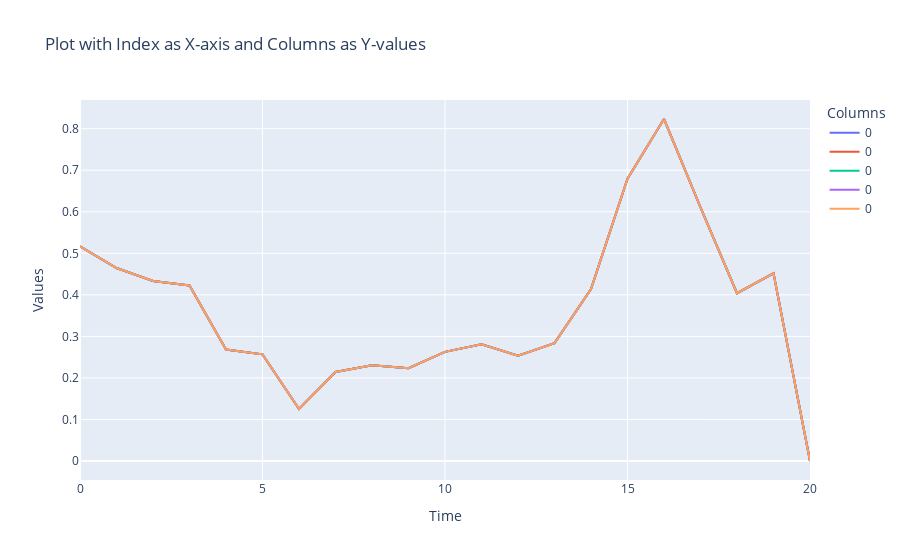

The notebook cell saved with this chart:
### Code cell
fig = go.Figure()

# Add traces for each column
for column in deltas.columns[values]:
    fig.add_trace(go.Scatter(x=deltas.index, y=deltas[column], mode='lines', name=column))

# Update layout
fig.update_layout(
    title='Plot with Index as X-axis and Columns as Y-values',
    xaxis_title='Time',
    yaxis_title='Values',
    template='plotly',
    legend=dict(title='Columns'),
)

# Show the plot
fig.show()

### Figure 1 — Plotly figure (JSON) as saved in the notebook; plotly's stock layout.template omitted (floating-point values rounded to 4 significant figures)
{"data": [{"mode": "lines", "name": "0", "type": "scatter", "x": [0, 1, 2, 3, 4, 5, 6, 7, 8, 9, 10, 11, 12, 13, 14, 15, 16, 17, 18, 19, 20], "y": [0.5169, 0.4645, 0.4333, 0.4225, 0.2683, 0.2567, 0.1251, 0.2144, 0.2304, 0.2232, 0.2628, 0.2812, 0.2536, 0.2839, 0.4138, 0.6796, 0.8233, 0.6103, 0.4039, 0.4518, 0]}, {"mode": "lines", "name": "0", "type": "scatter", "x": [0, 1, 2, 3, 4, 5, 6, 7, 8, 9, 10, 11, 12, 13, 14, 15, 16, 17, 18, 19, 20], "y": [0.5169, 0.4645, 0.4333, 0.4225, 0.2683, 0.2567, 0.1251, 0.2144, 0.2304, 0.2232, 0.2628, 0.2812, 0.2536, 0.2839, 0.4138, 0.6796, 0.8233, 0.6103, 0.4039, 0.4518, 0]}, {"mode": "lines", "name": "0", "type": "scatter", "x": [0, 1, 2, 3, 4, 5, 6, 7, 8, 9, 10, 11, 12, 13, 14, 15, 16, 17, 18, 19, 20], "y": [0.5169, 0.4645, 0.4333, 0.4225, 0.2683, 0.2567, 0.1251, 0.2144, 0.2304, 0.2232, 0.2628, 0.2812, 0.2536, 0.2839, 0.4138, 0.6796, 0.8233, 0.6103, 0.4039, 0.4518, 0]}, {"mode": "lines", "name": "0", "type": "scatter", "x": [0, 1, 2, 3, 4, 5, 6, 7, 8, 9, 10, 11, 12, 13, 14, 15, 16, 17, 18, 19, 20], "y": [0.5169, 0.4645, 0.4333, 0.4225, 0.2683, 0.2567, 0.1251, 0.2144, 0.2304, 0.2232, 0.2628, 0.2812, 0.2536, 0.2839, 0.4138, 0.6796, 0.8233, 0.6103, 0.4039, 0.4518, 0]}, {"mode": "lines", "name": "0", "type": "scatter", "x": [0, 1, 2, 3, 4, 5, 6, 7, 8, 9, 10, 11, 12, 13, 14, 15, 16, 17, 18, 19, 20], "y": [0.5169, 0.4645, 0.4333, 0.4225, 0.2683, 0.2567, 0.1251, 0.2144, 0.2304, 0.2232, 0.2628, 0.2812, 0.2536, 0.2839, 0.4138, 0.6796, 0.8233, 0.6103, 0.4039, 0.4518, 0]}], "layout": {"legend": {"title": {"text": "Columns"}}, "title": {"text": "Plot with Index as X-axis and Columns as Y-values"}, "xaxis": {"title": {"text": "Time"}}, "yaxis": {"title": {"text": "Values"}}}}
